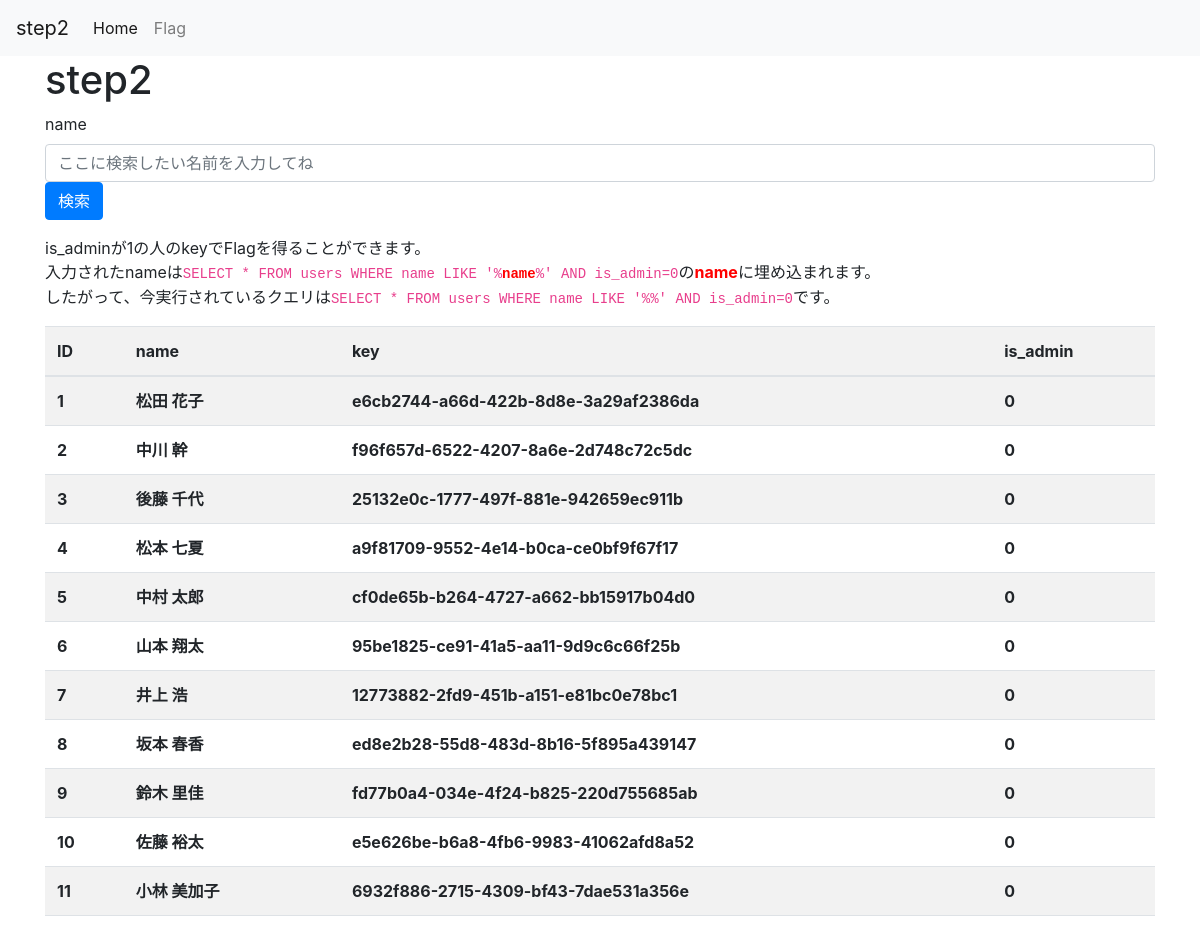
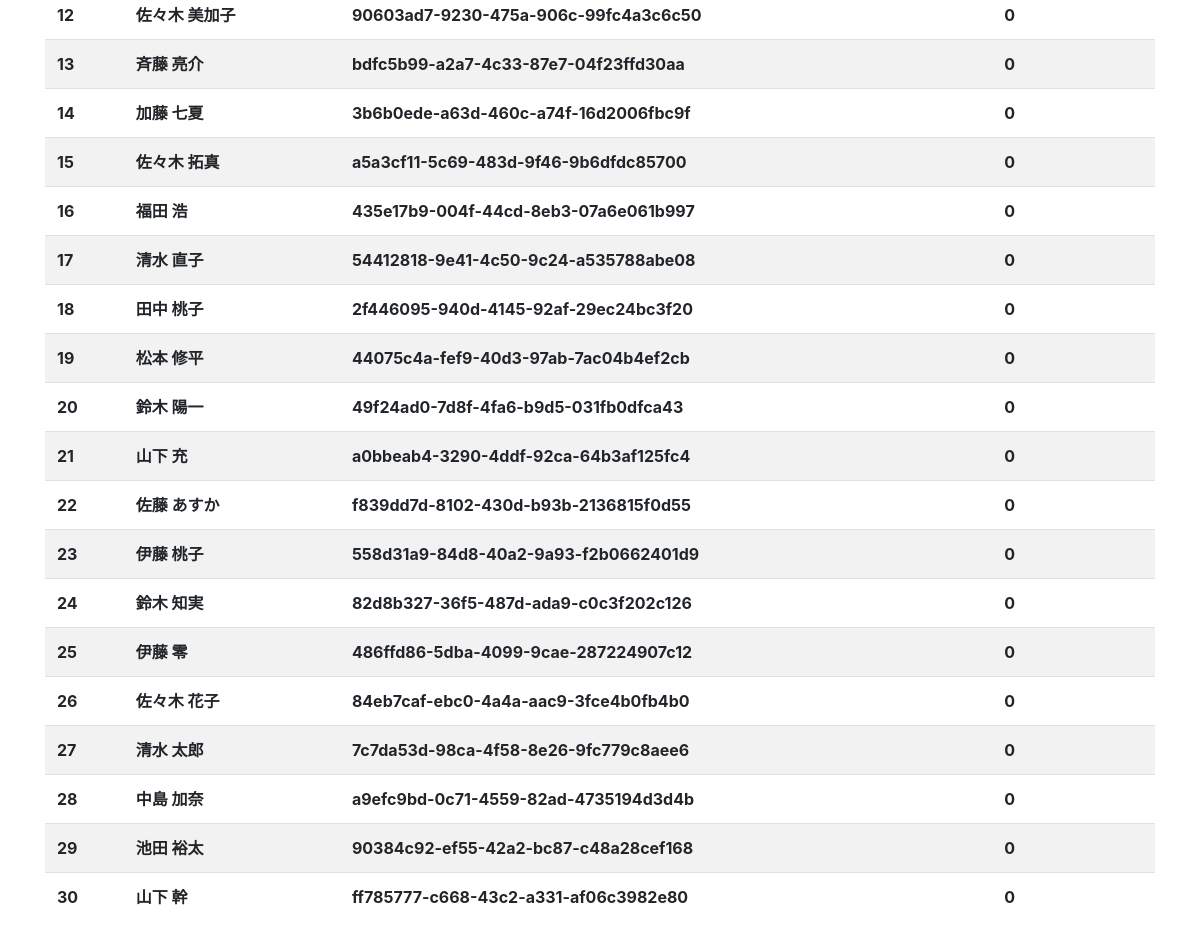
The page / on the database its author committed (2 pictures, top to bottom).
### tables this page shows
CREATE TABLE `users` (
    `id` INTEGER PRIMARY KEY AUTOINCREMENT,
    `name` VARCHAR(36) NOT NULL,
    `key` VARCHAR(36) NOT NULL,
    `is_admin` INTEGER NOT NULL
);

### app.py (the view)
@app.route("/", methods=["GET"])
def index_get():
    name = request.args.get("name")
    if name is None:
        name = ""
    c = None
    results = None
    try:
        c = sqlite3.connect(db_name)
        query = f"SELECT * FROM users WHERE name LIKE '%{name}%' AND is_admin=0"
        cur = c.cursor()
        cur.execute(query)
        results = cur.fetchall()
    except Exception as e:
        traceback.print_exc()
        return render_template("error.html", message=str(e))
    finally:
        if c is not None:
            c.close()
    return render_template(
        "index.html",
        raw_sql=query,
        results=[Result(r[0], r[1], r[2], r[3]) for r in results],
    )

### templates/index.html (shortened to what this page needs)
<!DOCTYPE html>
<html lang="ja">
<head>
    <link rel="stylesheet" href="https://cdn.jsdelivr.net/npm/bootstrap@4.3.1/dist/css/bootstrap.min.css"
>
</head>
<body>
    <nav class="navbar navbar-expand-lg navbar-light bg-light">
        <a class="navbar-brand" href="#">step2</a>
        <div class="collapse navbar-collapse" id="navbarNavAltMarkup">
            <div class="navbar-nav">
                <a class="nav-item nav-link active" href="/">Home</a>
                <a class="nav-item nav-link" href="/flag">Flag</a>
            </div>
        </div>
    </nav>
    <div class="container">
        <h1>step2</h1>
        <form method="GET" action="/">
            <div class="form-group">
                <label for="name">name</label>
                <input type="text" class="form-control" id="name" name="name" placeholder="ここに検索したい名前を入力してね">
                <input class="btn right btn-primary" value="検索" type="submit">
            </div>
        </form>
        <p>
            is_adminが1の人のkeyでFlagを得ることができます。<br>
            入力されたnameは<code>SELECT * FROM users WHERE name LIKE '%<b style="color: red">name</b>%' AND is_admin=0</code>の<b style="color: red">name</b>に埋め込まれます。<br>
            したがって、今実行されているクエリは<code>{{raw_sql}}</code>です。
        </p>
        <table class="table table-striped">
            <thread>
                <tr>
                    <th scope="col">ID</th>
                    <th scope="col">name</th>
                    <th scope="col">key</th>
                    <th scope="col">is_admin</th>
                </tr>
            </thread>
            <tbody>
                {% for result in results %}
                <tr>
                    <th scope="row">{{ result.id }}</th>
                    <th>{{ result.name }}</th>
                    <th>{{ result.key }}</th>
                    <th>{{ result.is_admin }}</th>
                </tr>
                {% endfor %}
            </tbody>
        </table>
    </div>
</body>
</html>

### rows shown on the page
users: id "1", name "松田 花子", key "e6cb2744-a66d-422b-8d8e-3a29af2386da", is_admin "0"
users: id "2", name "中川 幹", key "f96f657d-6522-4207-8a6e-2d748c72c5dc", is_admin "0"
users: id "3", name "後藤 千代", key "25132e0c-1777-497f-881e-942659ec911b", is_admin "0"
users: id "4", name "松本 七夏", key "a9f81709-9552-4e14-b0ca-ce0bf9f67f17", is_admin "0"
users: id "5", name "中村 太郎", key "cf0de65b-b264-4727-a662-bb15917b04d0", is_admin "0"
users: id "6", name "山本 翔太", key "95be1825-ce91-41a5-aa11-9d9c6c66f25b", is_admin "0"
users: id "7", name "井上 浩", key "12773882-2fd9-451b-a151-e81bc0e78bc1", is_admin "0"
users: id "8", name "坂本 春香", key "ed8e2b28-55d8-483d-8b16-5f895a439147", is_admin "0"
users: id "9", name "鈴木 里佳", key "fd77b0a4-034e-4f24-b825-220d755685ab", is_admin "0"
users: id "10", name "佐藤 裕太", key "e5e626be-b6a8-4fb6-9983-41062afd8a52", is_admin "0"
users: id "11", name "小林 美加子", key "6932f886-2715-4309-bf43-7dae531a356e", is_admin "0"
users: id "12", name "佐々木 美加子", key "90603ad7-9230-475a-906c-99fc4a3c6c50", is_admin "0"
users: id "13", name "斉藤 亮介", key "bdfc5b99-a2a7-4c33-87e7-04f23ffd30aa", is_admin "0"
users: id "14", name "加藤 七夏", key "3b6b0ede-a63d-460c-a74f-16d2006fbc9f", is_admin "0"
users: id "15", name "佐々木 拓真", key "a5a3cf11-5c69-483d-9f46-9b6dfdc85700", is_admin "0"
users: id "16", name "福田 浩", key "435e17b9-004f-44cd-8eb3-07a6e061b997", is_admin "0"
users: id "17", name "清水 直子", key "54412818-9e41-4c50-9c24-a535788abe08", is_admin "0"
users: id "18", name "田中 桃子", key "2f446095-940d-4145-92af-29ec24bc3f20", is_admin "0"
users: id "19", name "松本 修平", key "44075c4a-fef9-40d3-97ab-7ac04b4ef2cb", is_admin "0"
users: id "20", name "鈴木 陽一", key "49f24ad0-7d8f-4fa6-b9d5-031fb0dfca43", is_admin "0"
users: id "21", name "山下 充", key "a0bbeab4-3290-4ddf-92ca-64b3af125fc4", is_admin "0"
users: id "22", name "佐藤 あすか", key "f839dd7d-8102-430d-b93b-2136815f0d55", is_admin "0"
users: id "23", name "伊藤 桃子", key "558d31a9-84d8-40a2-9a93-f2b0662401d9", is_admin "0"
users: id "24", name "鈴木 知実", key "82d8b327-36f5-487d-ada9-c0c3f202c126", is_admin "0"
users: id "25", name "伊藤 零", key "486ffd86-5dba-4099-9cae-287224907c12", is_admin "0"
users: id "26", name "佐々木 花子", key "84eb7caf-ebc0-4a4a-aac9-3fce4b0fb4b0", is_admin "0"
users: id "27", name "清水 太郎", key "7c7da53d-98ca-4f58-8e26-9fc779c8aee6", is_admin "0"
users: id "28", name "中島 加奈", key "a9efc9bd-0c71-4559-82ad-4735194d3d4b", is_admin "0"
users: id "29", name "池田 裕太", key "90384c92-ef55-42a2-bc87-c48a28cef168", is_admin "0"
users: id "30", name "山下 幹", key "ff785777-c668-43c2-a331-af06c3982e80", is_admin "0"

### other values the page prints
{{ raw_sql }} "SELECT * FROM users WHERE name LIKE '%%' AND is_admin=0"
